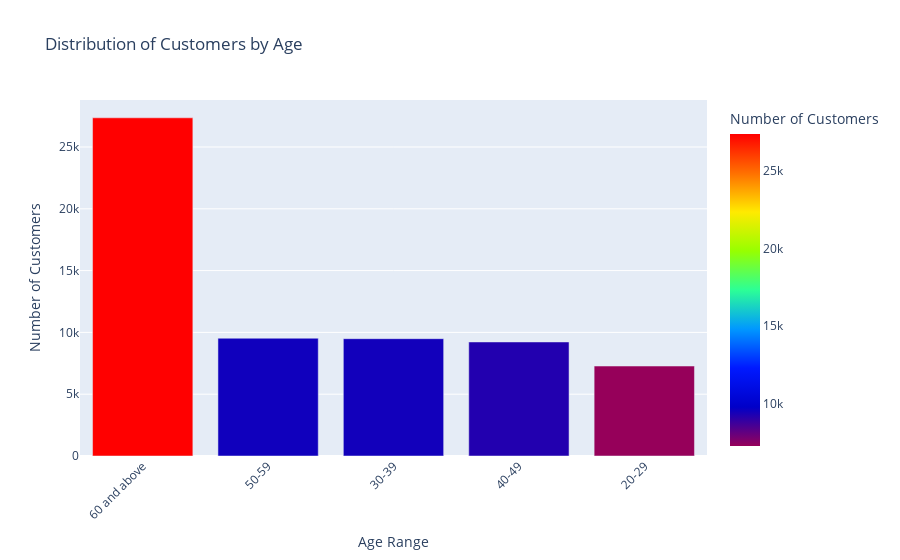

The notebook cell saved with this chart:
### Markdown cell above
**Observation:**

This shows strong customer bases in major U.S. states, as well as significant interest from Canada and Germany. 

**Solution:**

It provides valuable insights into market concentration and potential areas for targeted engagement and expansion.

### Code cell
import plotly.express as px

# Count occurrences of each age range
ageRange_counts = df_finalMerged['AgeRange'].value_counts().reset_index()
ageRange_counts.columns = ['AgeRange', 'Count']

# Plotting the distribution of customers by age
fig = px.bar(ageRange_counts, x='AgeRange', y='Count',
             labels={'AgeRange': 'Age Range', 'Count': 'Number of Customers'},
             title='Distribution of Customers by Age',
             color='Count', color_continuous_scale='Rainbow')

# Customize the layout
fig.update_layout(xaxis_title='Age Range',
                  yaxis_title='Number of Customers',
                  xaxis_tickangle=-45)

# Show the plot
fig.show()

### Figure 1 — Plotly figure (JSON) as saved in the notebook; plotly's stock layout.template omitted (floating-point values rounded to 4 significant figures)
{"data": [{"alignmentgroup": "True", "hovertemplate": "Age Range=%{x}<br>Number of Customers=%{marker.color}<extra></extra>", "legendgroup": "", "marker": {"color": [27361, 9528, 9491, 9226, 7278], "coloraxis": "coloraxis", "pattern": {"shape": ""}}, "name": "", "offsetgroup": "", "orientation": "v", "showlegend": false, "textposition": "auto", "type": "bar", "x": ["60 and above", "50-59", "30-39", "40-49", "20-29"], "xaxis": "x", "y": [27361, 9528, 9491, 9226, 7278], "yaxis": "y"}], "layout": {"barmode": "relative", "coloraxis": {"colorbar": {"title": {"text": "Number of Customers"}}, "colorscale": [[0, "rgb(150,0,90)"], [0.125, "rgb(0,0,200)"], [0.25, "rgb(0,25,255)"], [0.375, "rgb(0,152,255)"], [0.5, "rgb(44,255,150)"], [0.625, "rgb(151,255,0)"], [0.75, "rgb(255,234,0)"], [0.875, "rgb(255,111,0)"], [1, "rgb(255,0,0)"]]}, "legend": {"tracegroupgap": 0}, "title": {"text": "Distribution of Customers by Age"}, "xaxis": {"anchor": "y", "domain": [0, 1], "tickangle": -45, "title": {"text": "Age Range"}}, "yaxis": {"anchor": "x", "domain": [0, 1], "title": {"text": "Number of Customers"}}}}
